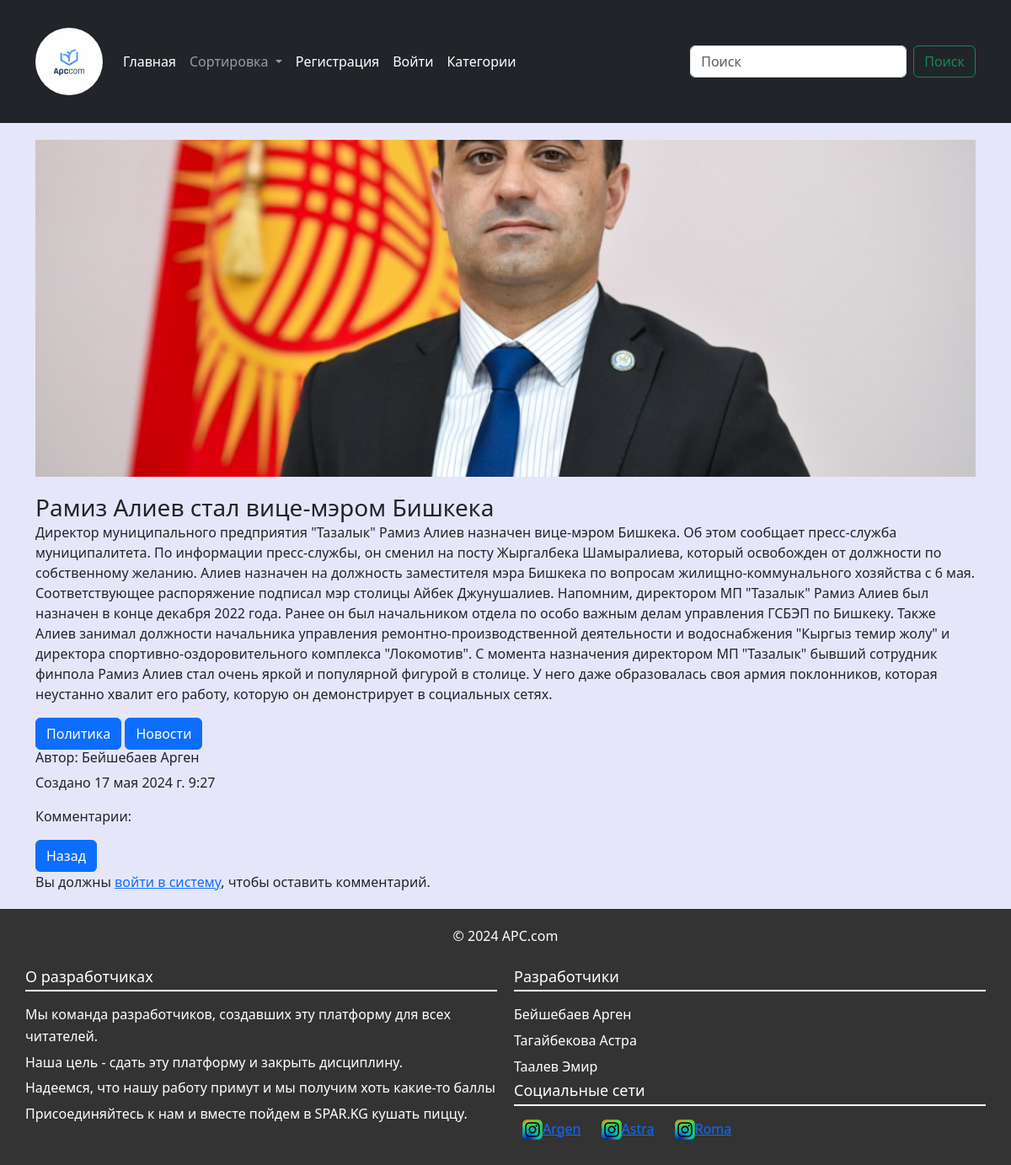
The app's page /articles/26/ with its own data.
### article/models.py (models this page shows, shortened)
class Article(models.Model):
    author = models.ForeignKey('auth.User', on_delete=models.CASCADE, related_name='articles', null=True)
    image = models.ImageField(upload_to='media/', null=True, blank=True)
    title = models.CharField(max_length=155)
    content = models.TextField()
    created_date = models.DateTimeField(auto_now_add=True)
    updated_date = models.DateTimeField(auto_now=True)
    categories = models.ManyToManyField(Category, blank=True, related_name='articles')
    class Meta:
        verbose_name = "Статья"
        verbose_name_plural = "Статьи"
        db_table = 'Article'

class Category(models.Model):
    title = models.CharField(max_length=100)
    class Meta:
        verbose_name = "Категория"
        verbose_name_plural = "Категории"
        db_table = "Category"

### article/views.py (the view, shortened to what this page needs)
# urls.py: path('articles/<int:article_id>/', article_detail_view, name='article_detail'),
def article_detail_view(request, article_id):
    try:
        article = Article.objects.get(id=article_id)
    except Article.DoesNotExist:
        return HttpResponse("Article not found", status=404)
    if request.method == "GET":
        context = {
            'article': article
        }
        return render(request, 'article/article_detail.html', context)

### templates/article/article_detail.html (shortened to what this page needs)
{% extends 'index.html' %}
{% load static %}
{% block content %}
<!doctype html>
<html lang="ru">
<head>
    <link rel="stylesheet" href="{% static 'css/detail_style.css' %}">
</head>
<body>
    <main>
        <section class="container">
            <div class="post">
                {% if article.image %}
                    <img class="card-img-top article-img" src="/media/{{ article.image }}">
                {% else %}
                    <img src="{% static 'default_image.jpg' %}">
                {% endif %}
                <h3 class="card-title">{{ article.title }}</h3>
                <p class="card-text">{{ article.content }}</p>
                {% for category in article.categories.all %}
                    <a class="btn btn-primary" href="/categories/{{ category.id }}">{{ category.title }}</a>
                {% endfor %}
                <h6><srtong>Автор:</srtong> {{ article.author.last_name }} {{ article.author.first_name }}</h6>
                {% if article.updated_date > article.created_date %}
                    <p>Создано {{ article.created_date }}</p>
                    <p>Изменено {{ article.updated_date }}</p>
                {% else %}
                    <p>Создано {{ article.created_date }}</p>
                {% endif %}
                <p>Комментарии:</p>
                <a href="/" class="btn btn-primary">Назад</a>
                {% if user.is_authenticated %}
                    <h4>Добавить комментарий</h4>
                    <form method="post">
                        {% csrf_token %}
                        {{ form.as_p }}
                    <button type="submit">Добавить</button>
                    </form>
                {% else %}
                    <p>Вы должны <a href="/login/">войти в систему</a>, чтобы оставить комментарий.</p>
                {% endif %}
            </div>
        </section>
    </main>
</body>
</html>
{% endblock %}

### static/css/detail_style.css (style rules this page uses)
.article-img { height: 400px; object-fit: cover; margin-bottom: 20px; }
.container { margin-top: 20px; margin-bottom: 20px; }

### records on screen
Article: image (picture), title "Рамиз Алиев стал вице-мэром Бишкека", content "Директор муниципального предприятия \"Тазалык\" Рамиз Алиев назначен вице-мэром Бишкека. Об этом сообщает пресс-служба муниципалитета. По информации пресс-службы, он сменил на посту Жыргалбека Шамыралиева, который освобожден от должности по собственному желанию. Алиев назначен на должность заместителя мэра Бишкека по вопросам жилищно-коммунального хозяйства с 6 мая. Соответствующее распоряжение подписал мэр столицы Айбек Джунушалиев. Напомним, директором МП \"Тазалык\" Рамиз Алиев был назначен в конце декабря 2022 года. Ранее он был начальником отдела по особо важным делам управления ГСБЭП по Бишкеку. Также Алиев занимал должности начальника управления ремонтно-производственной деятельности и…", author.last_name "Бейшебаев", author.first_name "Арген", created_date "17 мая 2024 г. 9:27"
Category: title "Политика"
Category: title "Новости"
